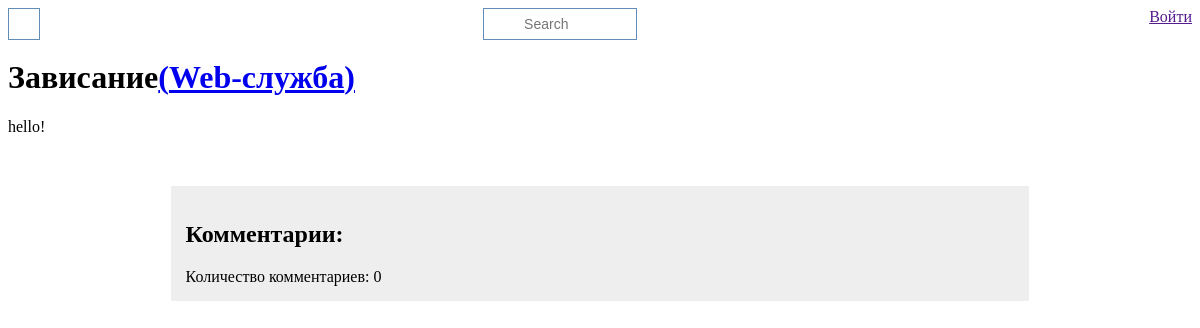
Page /symptom/1 on the earlier database version.
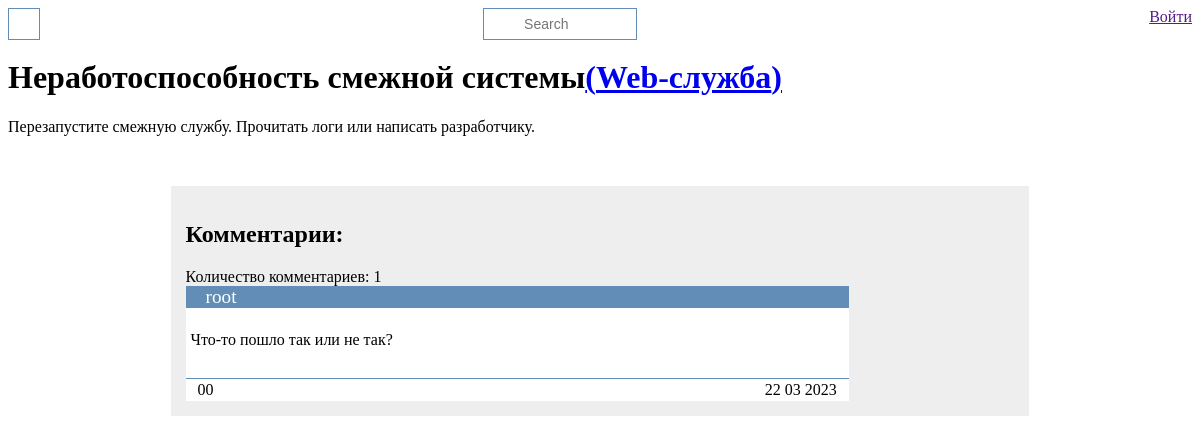
Same page on the later database version.
### problem/models.py (models this page shows, shortened)
class Symptom(models.Model):
    name        = models.CharField(max_length=100)
    description = models.TextField(blank=True)
    problem     = models.ForeignKey(Problem, on_delete=models.CASCADE)
    comments    = GenericRelation('Comment')

class Problem(models.Model):
    name        = models.CharField(max_length=100)
    description = models.CharField(max_length=150, blank=True)
    solution    = models.TextField(blank=True)
    comments    = GenericRelation("Comment")
    def get_absolute_url(self):
        return reverse("problem_detail", kwargs={"pk": self.pk})
    def __str__(self):
        return self.name

class Comment(MPTTModel):
    parent = TreeForeignKey('self', blank=True, null=True, verbose_name="Родительская категория", related_name="children", on_delete=models.CASCADE, editable=False)
    user = models.ForeignKey(User, blank=True, null=True, on_delete=models.CASCADE, verbose_name="Пользователь")
    body = models.TextField(verbose_name="Комментарий")
    like = models.IntegerField(default=0, verbose_name="like")
    dislike = models.IntegerField(default=0, verbose_name="dislike")
    user_like = models.ManyToManyField(User, verbose_name="Кто поставил лайк", related_name="users_like", blank=True)
    user_dislike = models.ManyToManyField(User, verbose_name="Кто поставил дизлайк", related_name="users_dislike", blank=True)
    count_comment = models.IntegerField(default=0, verbose_name="Количество комментариев")
    is_active = models.BooleanField(default=False, verbose_name="Модерация")
    created = models.DateTimeField(auto_now_add=True, verbose_name="Создан")
    updated = models.DateTimeField(auto_now=True, verbose_name="Обновлен")
    content_type = models.ForeignKey(ContentType, on_delete=models.CASCADE)
    object_id = models.PositiveIntegerField()
    content_object = GenericForeignKey("content_type", "object_id")
    class Meta:
        verbose_name = "Комментарий"
        verbose_name_plural = "Коментарии"
        ordering = ["-created"]

### problem/views.py (the view)
# urls.py: path("symptom/<slug:pk>", views.SymptomDetailView.as_view(), name="symptom_detail"),
class SymptomDetailView(generic.DetailView):
    model = Symptom

### problem/templatetags/forms.py
class CommentForm(forms.ModelForm):
    class Meta:
        model = Comment
        fields = ("body",)
        labels = {
            "body": ""
        }

### problem/templatetags/comments.py (called while the page is built)
@register.inclusion_tag(filename="add_comment.html")
def add_comment(obj, request):
    form_initial = {"content_type": ContentType.objects.get_for_model(obj), "object_id": obj.pk}
    comments = obj.comments.filter(is_active=True).order_by("-created")
    all_coments = comments.count()
    paginator = Paginator(comments, 5)
    page = request.GET.get('page')
    comments = paginator.get_page(page)
    form = CommentForm(initial=form_initial)
    return {
        "comments": comments,
        "all_comment": all_coments,
        "request": request,
        "form": form,
        "obj": obj,
        "content_type": ContentType.objects.get_for_model(obj),
    }

### problem/templates/problem/symptom_detail.html
{% extends 'base_generic.html' %}
{% block content %}
    <h1>{{ symptom.name }}<a href="{{ symptom.problem.get_absolute_url }}">({{ symptom.problem }})</a></h1>
    <div class="symptom-description">
        {{ symptom.description }}
    </div>
{% endblock content %}
{% block comment %}
    {% load comments %}
    {% add_comment symptom request%}
{% endblock comment %}

### problem/templates/add_comment.html (shortened to what this page needs)
<div class="comment-tree">
    <h2 class="subtitle is-4">Комментарии:</h2>
    <span class="comment-count">Количество комментариев: {{ all_comment }}</span>
    <div class="comment-container">
        {% for comment in comments %}
            <div class="comment">
                <span class="comment-author">{{ comment.user }}</span>
                <div class="comment-body">
                    {{ comment.body.strip }}
                </div>
                <div class="comment-footer">
                    <div class="ld-container" data-id="{{ comment.pk }}">
                        {% if request.user in comment.user_like.all %}
                            <span class="likes selected">{{ comment.like }} </span>
                        {% else %}
                        <span class="likes">{{ comment.like }} </span>
                        {% endif %}
                        {% if request.user in comment.user_dislike.all %}
                            <span class="dislikes selected">{{ comment.dislike }}</span>
                        {% else %}
                            <span class="dislikes">{{ comment.dislike }}</span>
                        {% endif %}
                    </div>
                    <span class="comment-date">
                        {{ comment.created|date:"d m Y" }}
                    </span>
                </div>
            </div>
        {% endfor %}
    </div>
</div>

Differences in the rows shown:
changed Symptom "Web-служба": name "Зависание" → "Неработоспособность смежной системы"; description "hello!" → "Перезапустите смежную службу. Прочитать логи или написать разработчику."
added Comment: user "root", body.strip "Что-то пошло так или не так?", like "0", dislike "0", created "22 03 2023"
Other differences:
{{ all_comment }}: "0" → "1"
